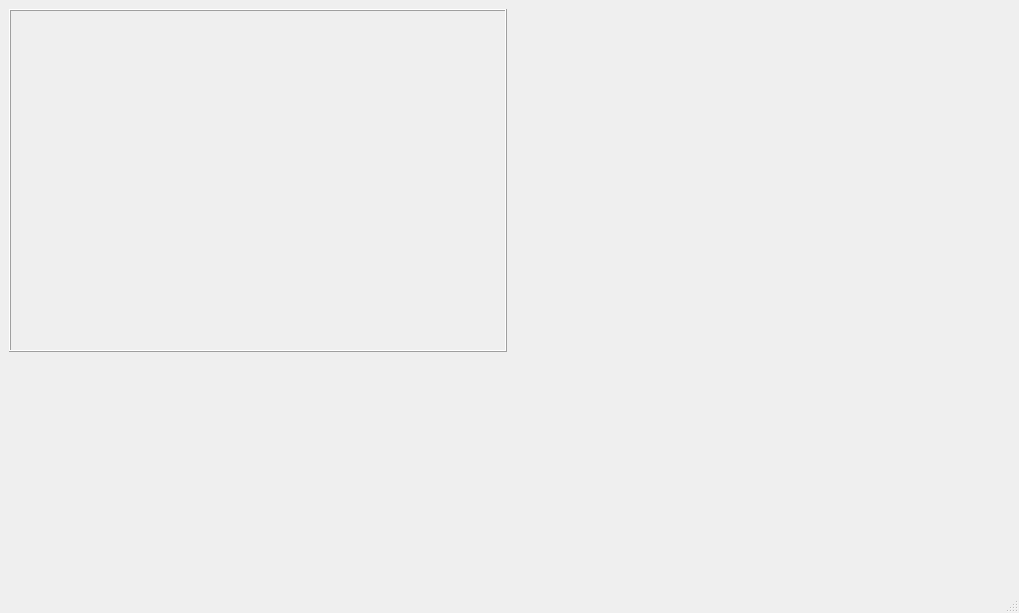
<?xml version="1.0" encoding="UTF-8"?>
<ui version="4.0">
 <class>MainWindow</class>
 <widget class="QMainWindow" name="MainWindow">
  <property name="geometry">
   <rect>
    <x>0</x>
    <y>0</y>
    <width>1019</width>
    <height>613</height>
   </rect>
  </property>
  <property name="windowTitle">
   <string>MainWindow</string>
  </property>
  <widget class="QWidget" name="centralwidget">
   <layout class="QVBoxLayout" name="verticalLayout_2">
    <item>
     <layout class="QHBoxLayout" name="horizontalLayout">
      <item>
       <layout class="QVBoxLayout" name="verticalLayout">
        <property name="spacing">
         <number>5</number>
        </property>
        <item>
         <widget class="QFrame" name="serialFrame">
          <property name="frameShape">
           <enum>QFrame::Box</enum>
          </property>
          <property name="frameShadow">
           <enum>QFrame::Raised</enum>
          </property>
          <layout class="QVBoxLayout" name="verticalLayout_4">
           <item>
            <layout class="QVBoxLayout" name="serialFrameLayout"/>
           </item>
          </layout>
         </widget>
        </item>
        <item>
         <layout class="QHBoxLayout" name="horizontalLayout_2">
          <item>
           <widget class="TAlarm" name="fAlarm" native="true">
            <property name="minimumSize">
             <size>
              <width>20</width>
              <height>0</height>
             </size>
            </property>
           </widget>
          </item>
          <item>
           <widget class="TReadReg" name="readReg" native="true">
            <property name="sizePolicy">
             <sizepolicy hsizetype="Preferred" vsizetype="Fixed">
              <horstretch>0</horstretch>
              <verstretch>0</verstretch>
             </sizepolicy>
            </property>
            <property name="minimumSize">
             <size>
              <width>0</width>
              <height>200</height>
             </size>
            </property>
           </widget>
          </item>
         </layout>
        </item>
        <item>
         <widget class="TControl" name="control" native="true">
          <property name="sizePolicy">
           <sizepolicy hsizetype="Preferred" vsizetype="Fixed">
            <horstretch>0</horstretch>
            <verstretch>0</verstretch>
           </sizepolicy>
          </property>
          <property name="minimumSize">
           <size>
            <width>0</width>
            <height>20</height>
           </size>
          </property>
         </widget>
        </item>
       </layout>
      </item>
      <item>
       <widget class="TParamTree" name="paramTree" native="true"/>
      </item>
     </layout>
    </item>
   </layout>
  </widget>
  <widget class="QMenuBar" name="menubar">
   <property name="geometry">
    <rect>
     <x>0</x>
     <y>0</y>
     <width>1019</width>
     <height>21</height>
    </rect>
   </property>
  </widget>
  <widget class="QStatusBar" name="statusbar"/>
 </widget>
 <customwidgets>
  <customwidget>
   <class>TReadReg</class>
   <extends>QWidget</extends>
   <header>vpanel/readreg.h</header>
   <container>1</container>
  </customwidget>
  <customwidget>
   <class>TControl</class>
   <extends>QWidget</extends>
   <header>control/control.h</header>
   <container>1</container>
  </customwidget>
  <customwidget>
   <class>TParamTree</class>
   <extends>QWidget</extends>
   <header location="global">paramtree/paramtree.h</header>
   <container>1</container>
  </customwidget>
  <customwidget>
   <class>TAlarm</class>
   <extends>QWidget</extends>
   <header location="global">alarm/alarm.h</header>
   <container>1</container>
  </customwidget>
 </customwidgets>
 <resources/>
 <connections/>
</ui>
